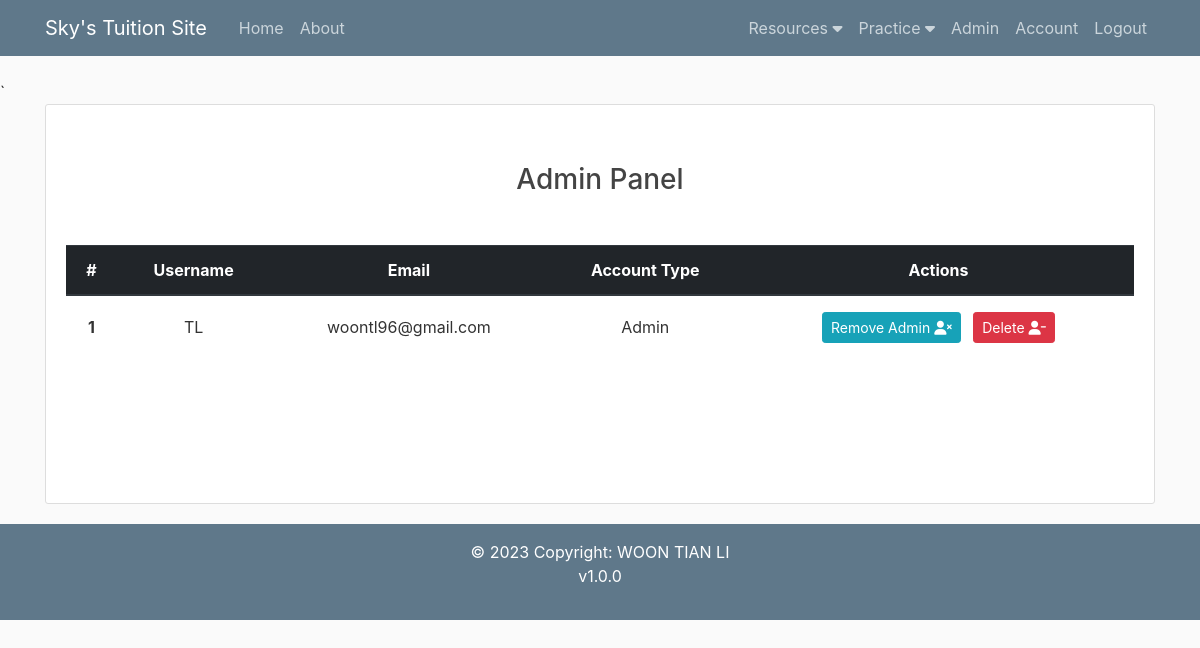
Page /admin (signed in) on the earlier database version.
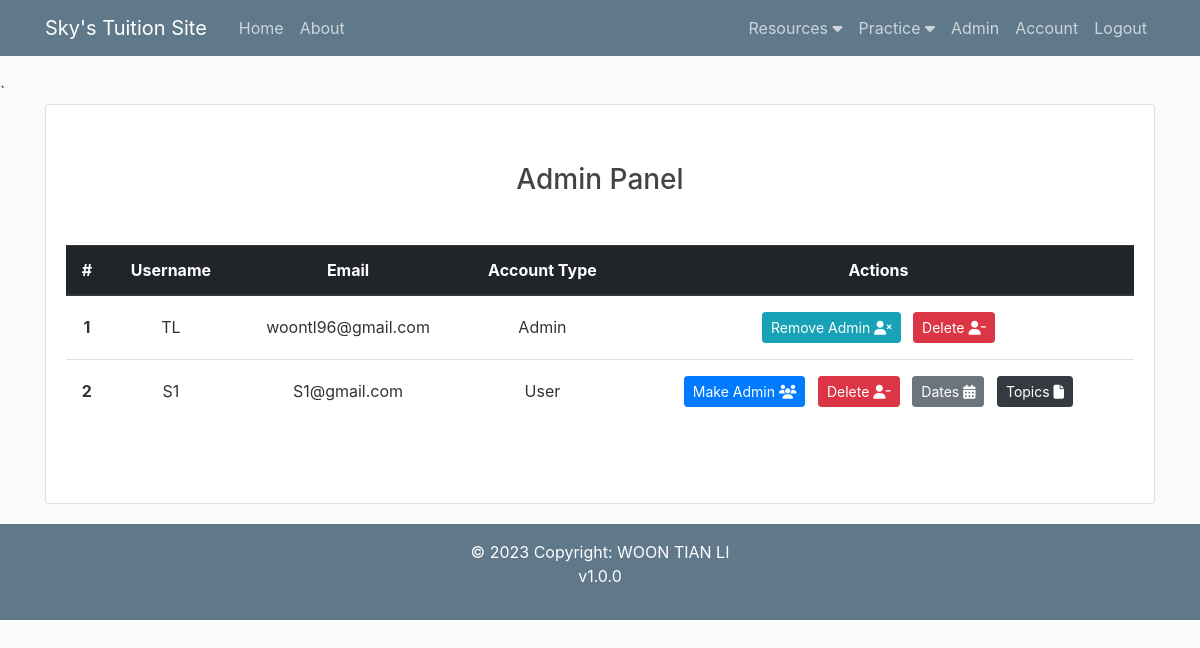
Same page on the later database version.
### flaskblog/models.py (models this page shows, shortened)
class User(db.Model, UserMixin): #Creating user table in DB
    id = db.Column(db.Integer, primary_key = True) #ID defined as an integer and to be the primary key)
    username = db.Column(db.String(20), unique=True, nullable=False) #name to be a string, max 20 characters, must be unique, and required, cannot be null
    email = db.Column(db.String(120), unique=True, nullable=False)
    image_file = db.Column(db.String(20), nullable=False, default='default.jpg') #user image defaults to a default.jpg
    password = db.Column(db.String(60), nullable=False)
    account_type = db.Column(db.String(60), nullable=False)
    notes = db.relationship('Note', backref='author', lazy=True)
    homeworks = db.relationship('Homework', backref='author', lazy=True)
    activities = db.relationship('Activity', backref='author', lazy=True)
    changelogs = db.relationship('Changelog', backref='author', lazy=True)
    topics = db.Column(db.String(1000))
    topics_check = db.Column(db.String(1000))
    description1 = db.Column(db.String(1000))
    date1 = db.Column(db.Date)
    time1 = db.Column(db.Time)
    description2 = db.Column(db.String(1000))
    date2 = db.Column(db.Date)
    time2 = db.Column(db.Time)
    description3 = db.Column(db.String(1000))
    date3 = db.Column(db.Date)
    time3 = db.Column(db.Time)
    description4 = db.Column(db.String(1000))
    date4 = db.Column(db.Date)
    time4 = db.Column(db.Time)
    grade = db.Column(db.String(200))

### flaskblog/users/routes.py (the view)
@users.route("/admin", methods=['GET', 'POST'])
@login_required #Requires login to view this route
def admin():
    if current_user.account_type == 'User':
        flash('You do not have access privileges to view this!', 'danger')
        return redirect(url_for('main.home'))
    users = User.query.all()
    return render_template('admin.html', title='Admin Panel', users=users)

### flaskblog/models.py (called while the page is built)
@login_manager.user_loader
def load_user(user_id):
    return User.query.get(int(user_id))

### flaskblog/templates/admin.html (shortened to what this page needs)
{% extends "layout.html" %}
{% block content %}
    <div class="content-section text-center" style="min-height:50vh">
        <h3 class="my-5">Admin Panel</h3>
        <table class="table table-hover">
            <thead class="thead-dark">
            <tr>
                <th scope="col">#</th>
                <th scope="col">Username</th>
                <th scope="col">Email</th>
                <th scope="col">Account Type</th>
                <th scope="col">Actions</th>
            </tr>
            </thead>
            <tbody>
            {% for user in users %}
                <tr>
                    <th class="align-middle" scope="row">{{ user.id }}</th>
                    <td class="align-middle">{{ user.username }}</td>
                    <td class="align-middle">{{ user.email }}</td>
                    <td class="align-middle"> {{ user.account_type }}</td>
                    <td>
                        {% if user.account_type == "Admin" %}
                            <button type ="button" class="btn btn-info btn-sm m-1" data-toggle="modal" data-target="#RemoveAdmin{{user.id}}">Remove Admin <i class="fa-solid fa-user-xmark"></i></button>
                        {% elif user.account_type == "User" %}
                            <button type ="button" class="btn btn-primary btn-sm m-1" data-toggle="modal" data-target="#MakeAdmin{{user.id}}">Make Admin <i class="fa-solid fa-users"></i></button>
                        {% endif %}
                        <button type ="button" class="btn btn-danger btn-sm m-1" data-toggle="modal" data-target="#DeleteUser{{user.id}}">Delete <i class="fa-solid fa-user-minus"></i></button>
                        {% if user.account_type == "User" %}
                            <a class="btn btn-secondary btn-sm m-1" href="{{ url_for('users.user_dates', username=user.username) }}">Dates <i class="fa-solid fa-calendar-days"></i></a>
                            <a class="btn btn-dark btn-sm m-1" href="{{ url_for('users.user_topics', username=user.username) }}">Topics <i class="fa-solid fa-file"></i></a>
                        {% endif %}
                    </td>
                </tr>
            {% endfor %}
            </tbody>
        </table>
    </div>
{% endblock content %}

Differences in the rows shown:
added User: id "2", username "S1", email "S1@gmail.com", account_type "User"
